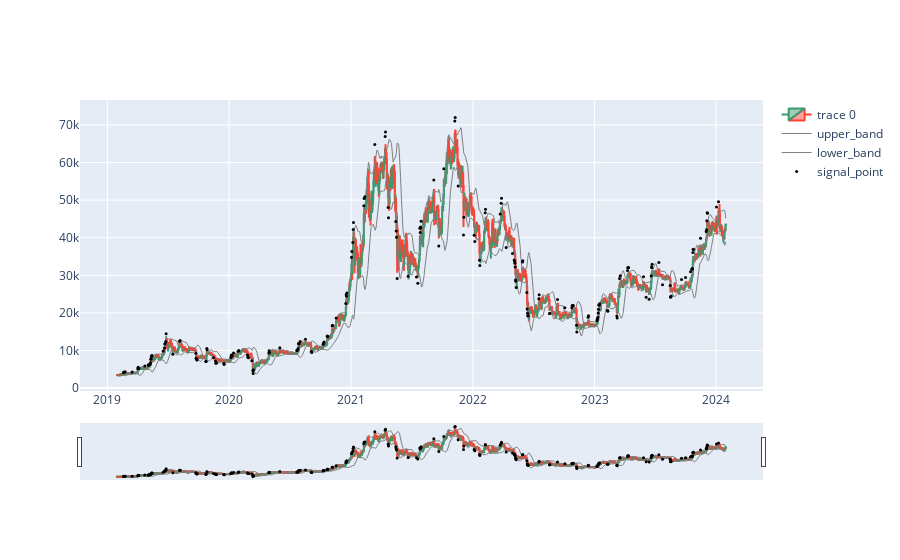

The cell this chart's notebook holds for it:
### Code cell
# Plotting signal on the chart
fig = go.Figure(data=[go.Candlestick(x = df.index,
                                     open = df['Open'],
                                     high = df['High'],
                                     low = df['Low'],
                                     close = df['Close']),
                     go.Scatter(x = df.index, y = df['upper_band'], line = dict(color = 'grey', width = 1), name = 'upper_band'),
                     go.Scatter(x = df.index, y = df['lower_band'], line = dict(color = 'grey', width = 1), name = 'lower_band'),
                     go.Scatter(x = df.index, y = df['signal_point'], mode = 'markers', marker = dict(size=3, color = 'black') ,name = 'signal_point')])

fig.show()

### Figure 1 — Plotly figure (JSON) as saved in the notebook; plotly's stock layout.template omitted (floating-point values rounded to 4 significant figures; data arrays with more than 128 entries replaced by an {"elided": "..."} marker saying what was removed)
{"data": [{"close": {"elided": "1827 float values"}, "high": {"elided": "1827 float values"}, "low": {"elided": "1827 float values"}, "open": {"elided": "1827 float values"}, "type": "candlestick", "x": {"elided": "1827 str values"}}, {"line": {"color": "grey", "width": 1}, "name": "upper_band", "type": "scatter", "x": {"elided": "1827 str values"}, "y": {"elided": "1827 float values"}}, {"line": {"color": "grey", "width": 1}, "name": "lower_band", "type": "scatter", "x": {"elided": "1827 str values"}, "y": {"elided": "1827 float values"}}, {"marker": {"color": "black", "size": 3}, "mode": "markers", "name": "signal_point", "type": "scatter", "x": {"elided": "1827 str values"}, "y": {"elided": "1827 float values"}}], "layout": {}}
